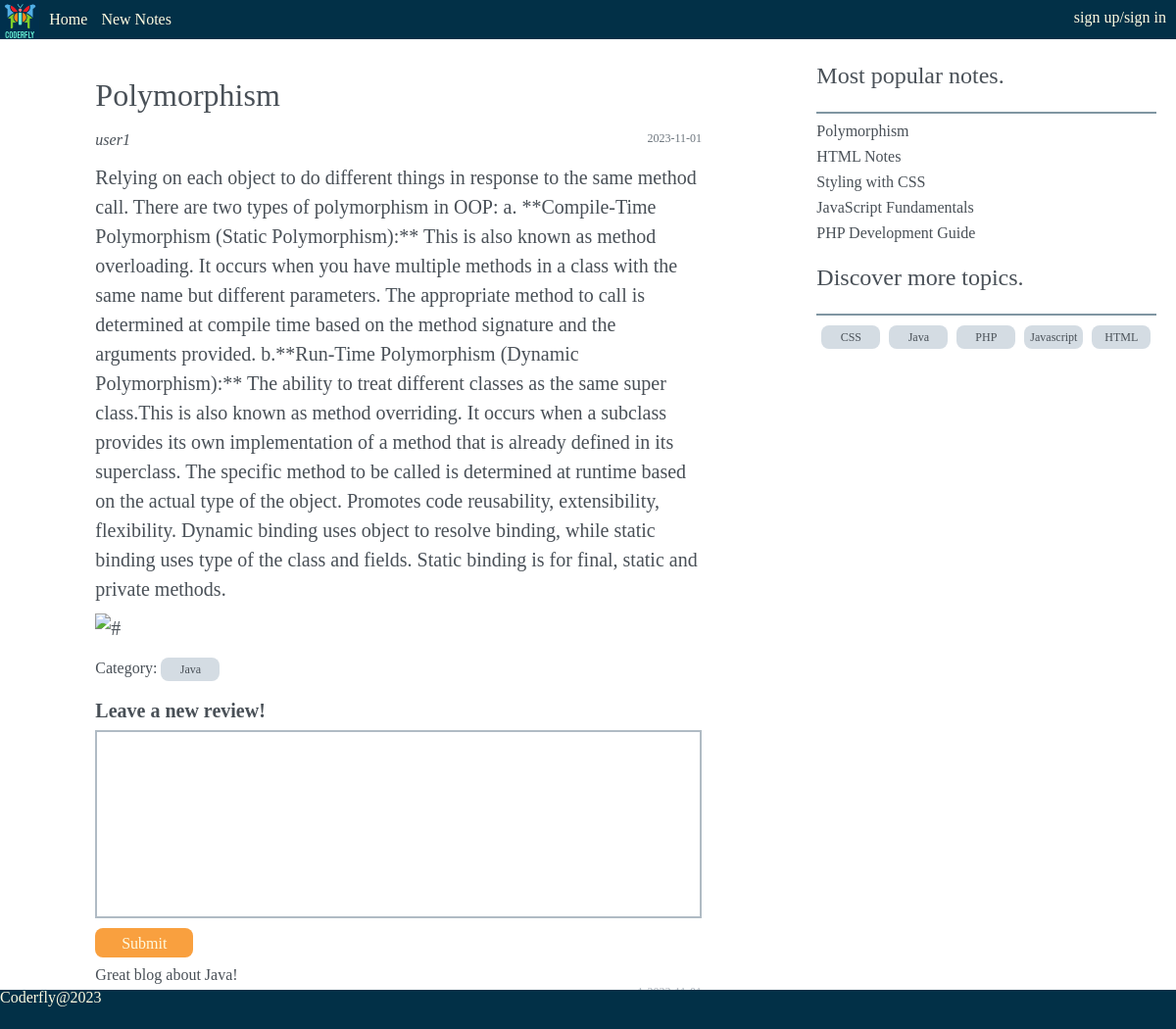
The app's page /pages/viewPost.php?id=1 with its own data.
### tables this page shows
CREATE TABLE blog (
    BlogId INT AUTO_INCREMENT PRIMARY KEY,
    Title VARCHAR(255),
    CreatedOnDate DATE,
    Content TEXT,
    CategoryId INT,
    UserId INT,
    FOREIGN KEY (CategoryId) REFERENCES category(CategoryId),
    FOREIGN KEY (UserId) REFERENCES users(UserId)
);

CREATE TABLE users (
    UserId INT AUTO_INCREMENT PRIMARY KEY,
    Username VARCHAR(10),
    FirstName VARCHAR(20),
    LastName VARCHAR(20),
    Email VARCHAR(30),
    Password VARCHAR(15)
);

CREATE TABLE category (
    CategoryId INT AUTO_INCREMENT PRIMARY KEY,
    CategoryName VARCHAR(20)
);

CREATE TABLE comments (
    CommentId INT AUTO_INCREMENT PRIMARY KEY,
    CommentedOnDate DATE,
    CommentContent TEXT,
    BlogId INT,
    UserId INT,
    FOREIGN KEY (BlogId) REFERENCES blog(BlogId),
    FOREIGN KEY (UserId) REFERENCES users(UserId)
);

### pages/viewPost.php (the view, shortened to what this page needs)
<!doctype html>
<html lang="en">
  <head>
    <link rel="stylesheet" href="../css/viewPost.css">
  </head>
  <body>
    <?php
      include"navbarEm.php";
    ?>
<?php
  $db = db_connect();
?>
<?php
  $id = $_GET['id'];
  $sql = "SELECT * FROM blog JOIN users ON(blog.userId = users.userId) JOIN category ON(blog.categoryId = category.categoryId) WHERE blog.BlogId = '$id'";
  $result_set = mysqli_query($db, $sql);
  $results = mysqli_fetch_assoc($result_set)
?>
    <main>
      <div class="post_container">
        <div class="viewpost">
            <div class="post">
            <h1 class="title"><?php echo $results['Title'] ?></h1>
            <div class="information">
                <span class="username"><?php echo $results['Username'] ?></span>
                <span class="time"><?php echo $results['CreatedOnDate'] ?></span>
            </div>
            <div class="content">
                <p>
                <?php echo $results['Content'] ?>
                </p>
                <img src="../images/coding.jpg" alt="#" class="post_img">
            </div>
            <p class="categories">Category: <span class="category"><?php echo $results['CategoryName'] ?></span></p>
            </div>
        </div>
        <form action="../../private/server/submit_comment.php" method="POST" class="review_form">
        <div class="leave_review">
          <p>Leave a new review!</p>
          <div>
            <textarea name="new_review" id="new_review" cols="80" rows="10"></textarea>
          </div>
          <input type="submit" name="submit_review" id="review_btn" class="btn">
        </div>
      </form>
      <?php
      $blog_id = $_GET['id'];
      $sqlComments = "SELECT comments.*, users.FirstName, users.LastName, users.Username FROM comments
                      INNER JOIN users ON comments.UserId = users.UserId
                      WHERE BlogId = ?
                      ORDER BY CommentedOnDate DESC";
      $stmt = $db->prepare($sqlComments);
      $stmt->bind_param("i", $blog_id);
      $stmt->execute();
      $result = $stmt->get_result();
      ?>
      <div class="reviews">
        <?php
        if ($result->num_rows > 0) {
          while ($comment = $result->fetch_assoc()) {
        ?>
            <div class="review">
              <p><?php echo $comment['CommentContent'] ?></p>
              <div class="information">
      <span class="username"><?php echo $comment['Username']; ?></span>
      <span class="time"><?php echo $comment['CommentedOnDate'] ?></span>
      <br>
              </div>
            </div>
        <?php
          }
        } else {
          echo '<p>No comments yet.</p>';
        }
        ?>
      </div>
    </div>
    <?php
      include"sideEm.php";
    ?>
    </main>
    <?php
      include"footerEm.php";
    ?>
  </body>
</html>

### pages/sideEm.php
<aside class="sidebar">
  <section class="recommend">
    <p>Most popular notes.</p>
    <hr>
    <?php
    $db = db_connect();
    $sql = "SELECT blog.*, COUNT(comments.CommentId) AS comment_count FROM blog JOIN comments ON(blog.blogId = comments.blogId) GROUP BY blog.blogId ORDER BY comment_count DESC
    LIMIT 5";
    $result_set = mysqli_query($db, $sql);
    ?>
    <ul class="posts">
      <?php while ($row = mysqli_fetch_assoc($result_set)) {   ?>
      <li><a class="post" href="/Assignment2/public/pages/viewPost.php?id=<?php echo $row['BlogId'] ?>"> <?php echo $row['Title'];?></a></li>
      <?php }      ?>
    </ul>
  </section>
  <section class="discover">
    <p>Discover more topics.</p>
    <hr>
    <div class="categories">
      <span class="category"><a href="/Assignment2/public/pages/searchedPost.php?search=CSS">CSS</a></span>
      <span class="category"><a href="/Assignment2/public/pages/searchedPost.php?search=Java">Java</a></span>
      <span class="category"><a href="/Assignment2/public/pages/searchedPost.php?search=PHP">PHP</a></span>
      <span class="category"><a href="/Assignment2/public/pages/searchedPost.php?search=Javascript">Javascript</a></span>
      <span class="category"><a href="/Assignment2/public/pages/searchedPost.php?search=HTML">HTML</a></span>
    </div>
  </section>
</aside>

### css/viewPost.css (style rules this page uses)
.sidebar li { margin-left: 20px; }
.viewpost { width: 80%; margin: 0 auto; }
.post .information { display: flex; justify-content: space-between; }
.post .username { font-style: italic; }
.post .time { color: #6c757d; }
.post .content { margin: 15px 0; font-size: 20px; line-height: 30px; }
.post .content p { margin: 10px 0; }
.review_form { width: 80%; margin: 0 auto; }
.leave_review p { vertical-align: top; margin-top: 10px; font-size: 20px; font-weight: bold; }
.btn { text-align: center; display: inline-block; line-height: 30px; margin-top: 10px; }
.review { border-bottom: 1px solid #a3abb4; width: 80%; margin: 10px auto; }
.review .information { text-align: right; }
.review .information .username, .time { font-size: 12px; color: #a3abb4; }
.post_img { width: 50%; margin:0 auto; }

### css/public.css (style rules this page uses)
* { box-sizing: border-box; font-family: Arial, sans-serif,'Arial Narrow',; color: #495057; }
a { text-decoration: none; }
body { margin: 0; padding: 0; min-height: 100vh; display: flex; flex-direction: column; }
hr { margin: 5px 20px; border: 1px solid rgba(2, 47, 70, 0.5) }
main { flex:1; display: flex; }
.post_container { flex: 2; margin: 20px; }
.sidebar { flex: 1; height: 20vh; position: sticky; top: 40px; z-index: 90; }
.sidebar section > p { font-size: 1.5rem; margin: 25px 20px; }
.sidebar li { margin-top: 10px; }
.sidebar .categories { margin: 10px 20px; }
.sidebar .category { width: 60px; margin-left: 5px; }
.category { display: inline-block; text-align: center; width: 60px; font-size: 12px; height: 24px; line-height: 24px; border-radius: 8px; background-color: #d4dce3; border: none; margin-bottom: 10px; }
.btn { color: #fefae0; background-color: #f9a03f; width: 100px; height: 30px; border-radius: 8px; border: none; }
textarea { resize: none; width: 100%; border: 2px solid #b0bbc4; vertical-align: top; margin-top: 10px; }

### css/normalization.css (style rules this page uses)
html { line-height: 1.15; -webkit-text-size-adjust: 100%; }
body { margin: 0; }
main { display: block; }
h1 { font-size: 2em; margin: 0.67em 0; }
hr { box-sizing: content-box; height: 0; overflow: visible; }
a { background-color: transparent; }
img { border-style: none; }
button, input, optgroup, select, textarea { font-family: inherit; font-size: 100%; line-height: 1.15; margin: 0; }
button, input { overflow: visible; }
button, [type="button"], [type="reset"], [type="submit"] { -webkit-appearance: button; }
textarea { overflow: auto; }

### records on screen
blog: Title "Polymorphism", UserId.Username "user1", CreatedOnDate "2023-11-01", Content "Relying on each object to do different things in response to the same method call. There are two types of polymorphism in OOP: a. **Compile-Time Polymorphism (Static Polymorphism):** This is also known as method overloading. It occurs when you have multiple methods in a class with the same name but different parameters. The appropriate method to call is determined at compile time based on the method signature and the arguments provided. b.**Run-Time Polymorphism (Dynamic Polymorphism):** The ability to treat different classes as the same super class.This is also known as method overriding. It occurs when a subclass provides its own implementation of a method that is already defined in its…", CategoryId.CategoryName "Java"
comments: CommentContent "Great blog about Java!"
blog: Title "HTML Notes"
blog: Title "Styling with CSS"
blog: Title "JavaScript Fundamentals"
blog: Title "PHP Development Guide"
